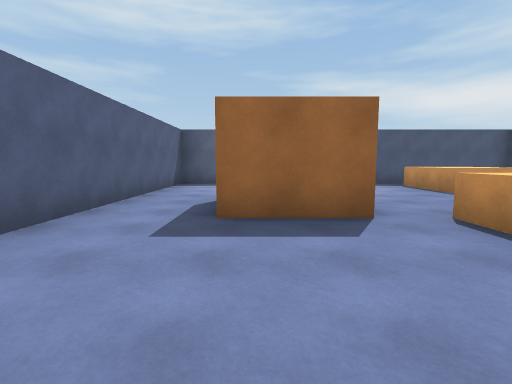
View 1 (above)

22 first-person views from a walk through a 3-D level made in the Unity game engine. The camera is 1.4 m above the floor, tilts 6° down and sees 85° across. The floor is counted in squares, 2 m on a side. Each view is taken from the middle of a square. On the plan, view 1 faces up. The plan holds only what a view shows up to about 9 squares ahead; the rest is blank. The player character is not drawn.

View 2
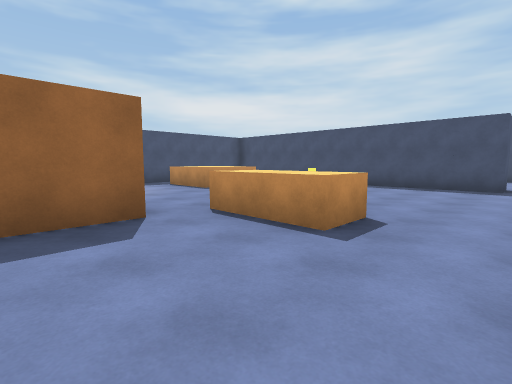

View 3
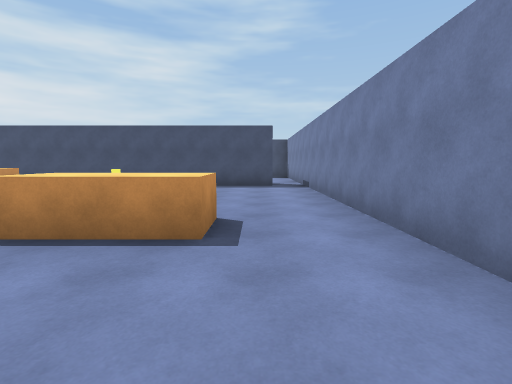

View 4
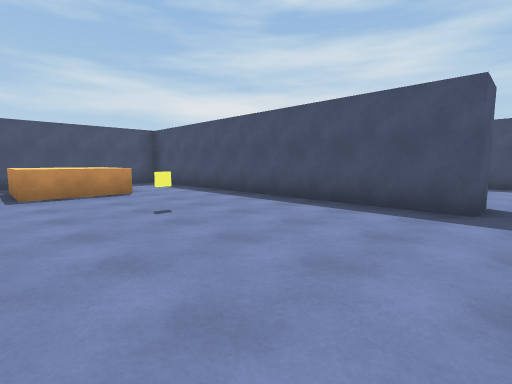

View 5
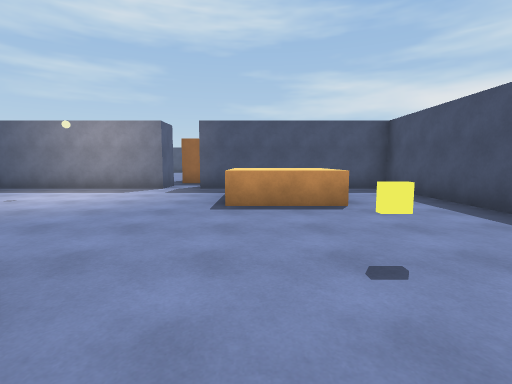

View 6
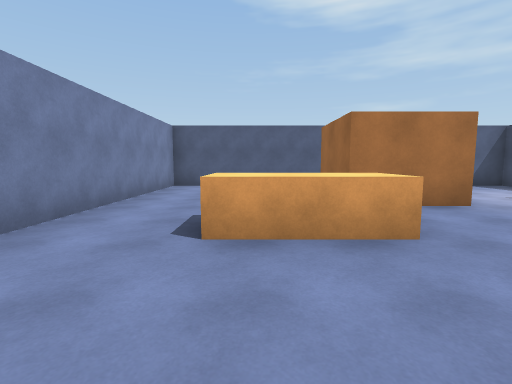

View 7
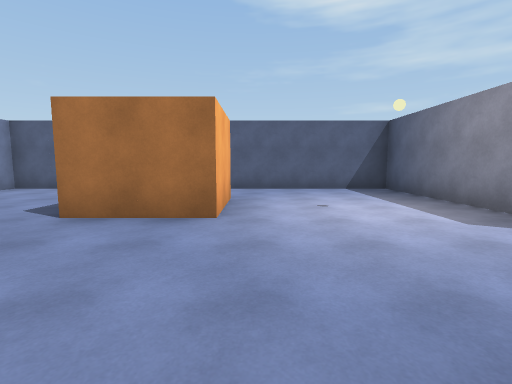

View 8
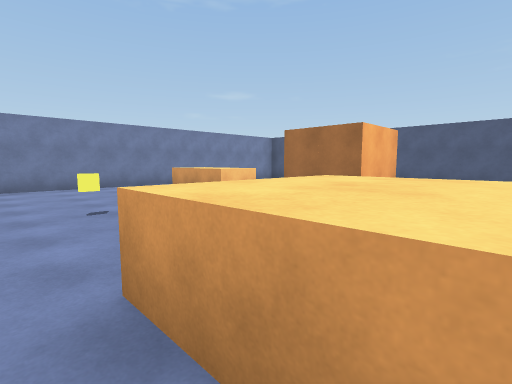

View 9
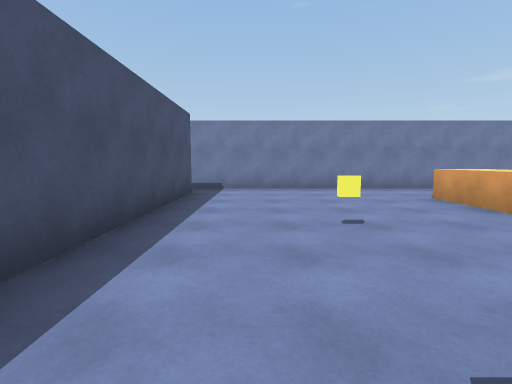

View 10
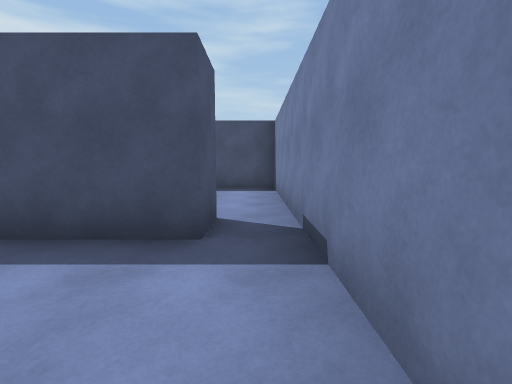

View 11
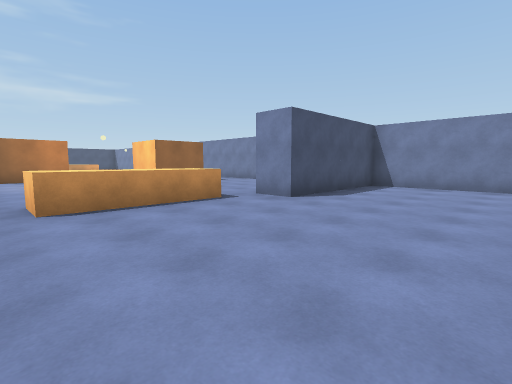

View 12
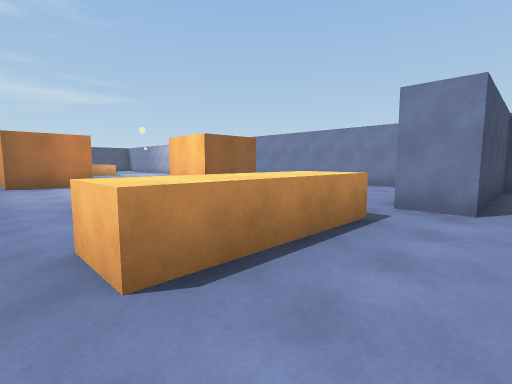

View 13
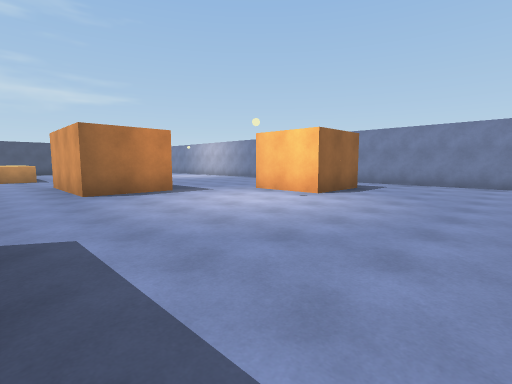

View 14
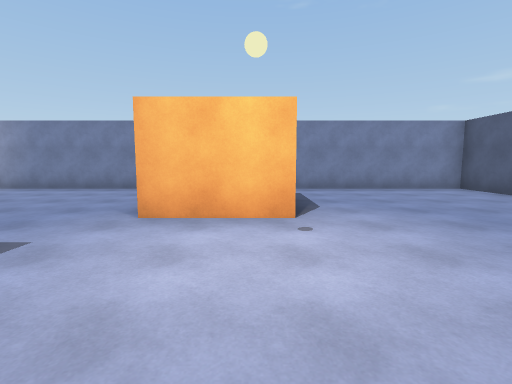

View 15
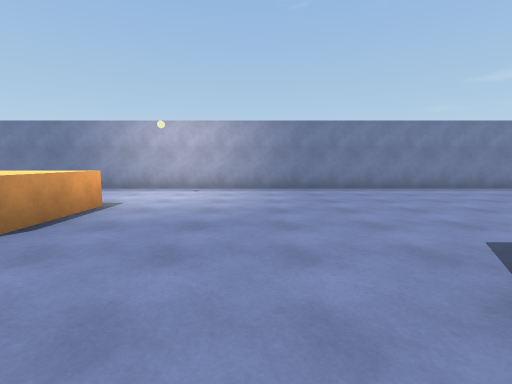

View 16
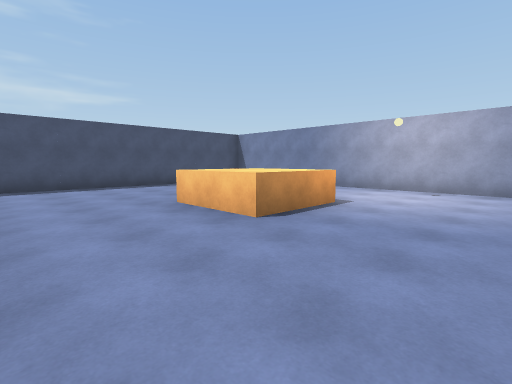

View 17
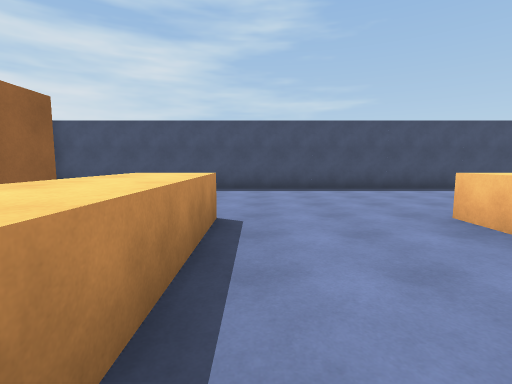

View 18
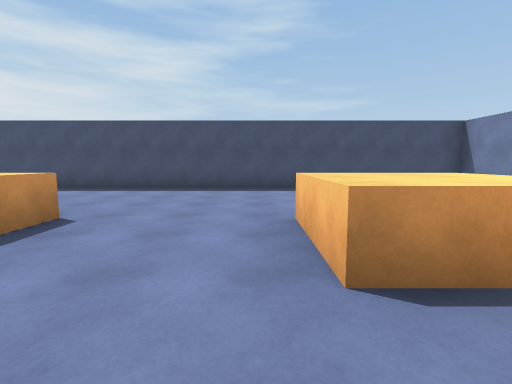

View 19
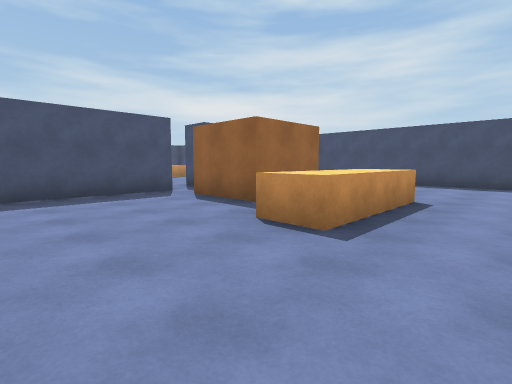

View 20
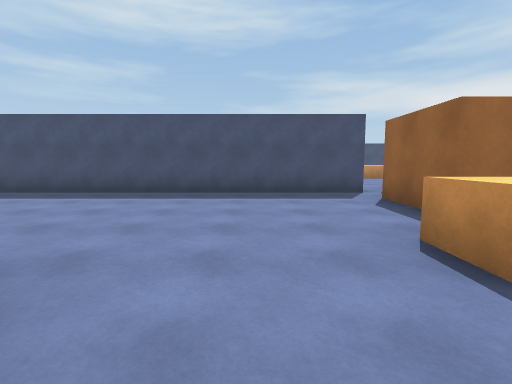

View 21
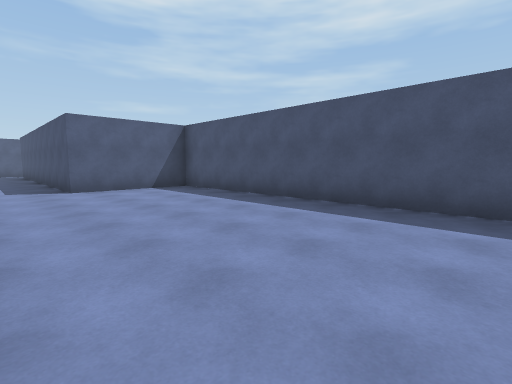

View 22
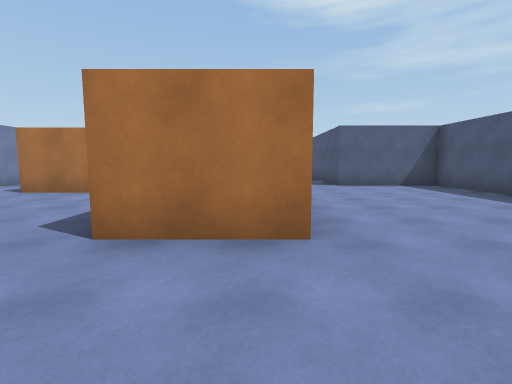

### Floor plan
Key: @ floor where view 1 was taken; # wall or solid block; . floor; ^ raised ledge; O other object.
Columns run from 3 left of view 1 to 36 right of it. Each row starts with its distance up from view 1.
 13                       ###########.#
 12                       #...........     #
 11                       #..........#     #
 10 ######.######      ####..........##   .#
  9 #.......  ..#      ..............   ...#
  8 #.......^^..#...................^^^....#
  7 #.......^^..#.....O.......###..........#
  6 #...........#.....O.......###..........#
  5 #..##.......#.....O....................#
  4 #..##....O..#....................^^....#
  3 #.....O.....#....#.....##........^^ ...#
  2 #.....O.....#....#.....##.........    .#
  1 #...........#....#................     #
  0 #..@.............#.................    #
 -1 ########################################

Positions as (right, up) in squares from view 1, and headings:
1: (0, 0), facing up
2: (0, 0), facing up-right
3: (0, 1), facing right
4: (4, 0), facing up-right
5: (5, 2), facing up
6: (6, 2), facing left
7: (5, 6), facing left
8: (7, 8), facing down-left
9: (7, 7), facing down
10: (6, 0), facing right
11: (10, 8), facing down-right
12: (13, 8), facing down-right
13: (16, 9), facing down-right
14: (20, 7), facing down
15: (27, 7), facing down
16: (27, 7), facing down-right
17: (28, 7), facing right
18: (28, 5), facing right
19: (26, 6), facing up-right
20: (27, 6), facing up
21: (27, 8), facing up-left
22: (28, 7), facing left
